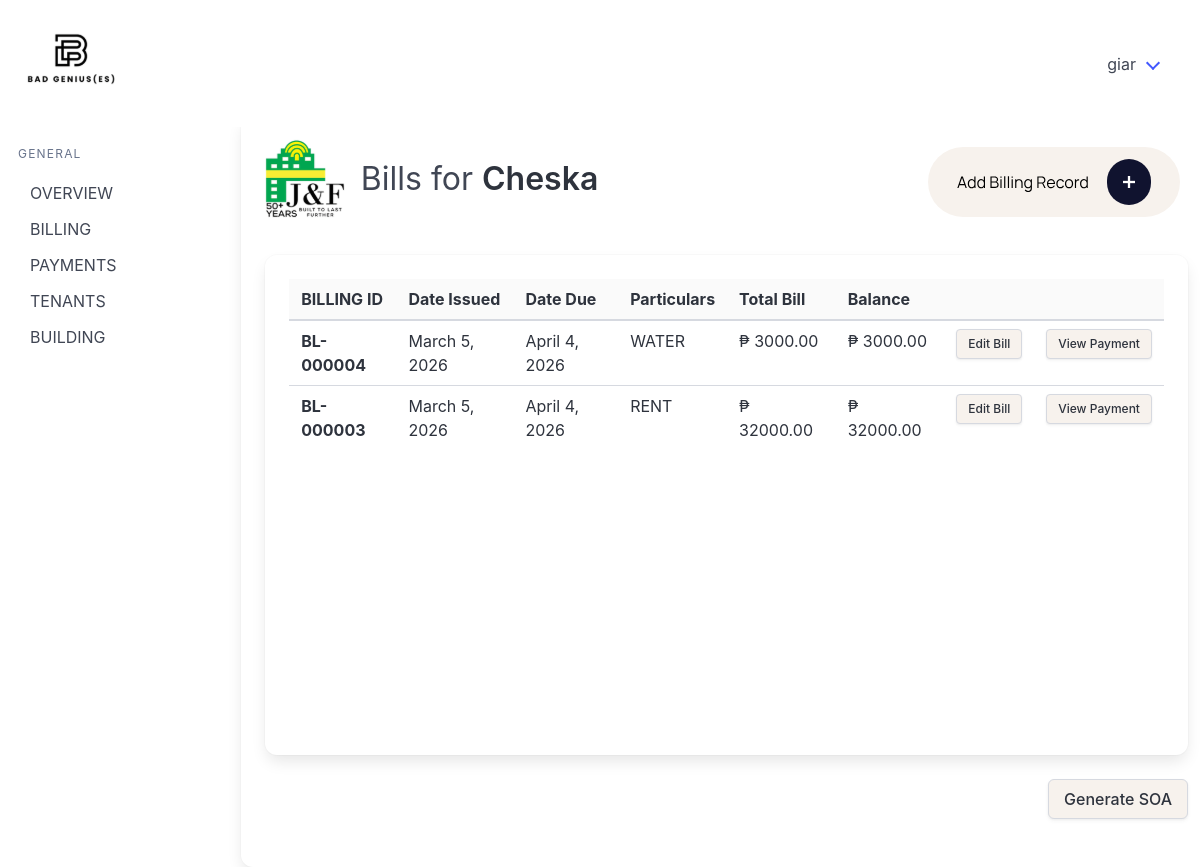
The app's page /view_bills/4/ (signed in), older data.
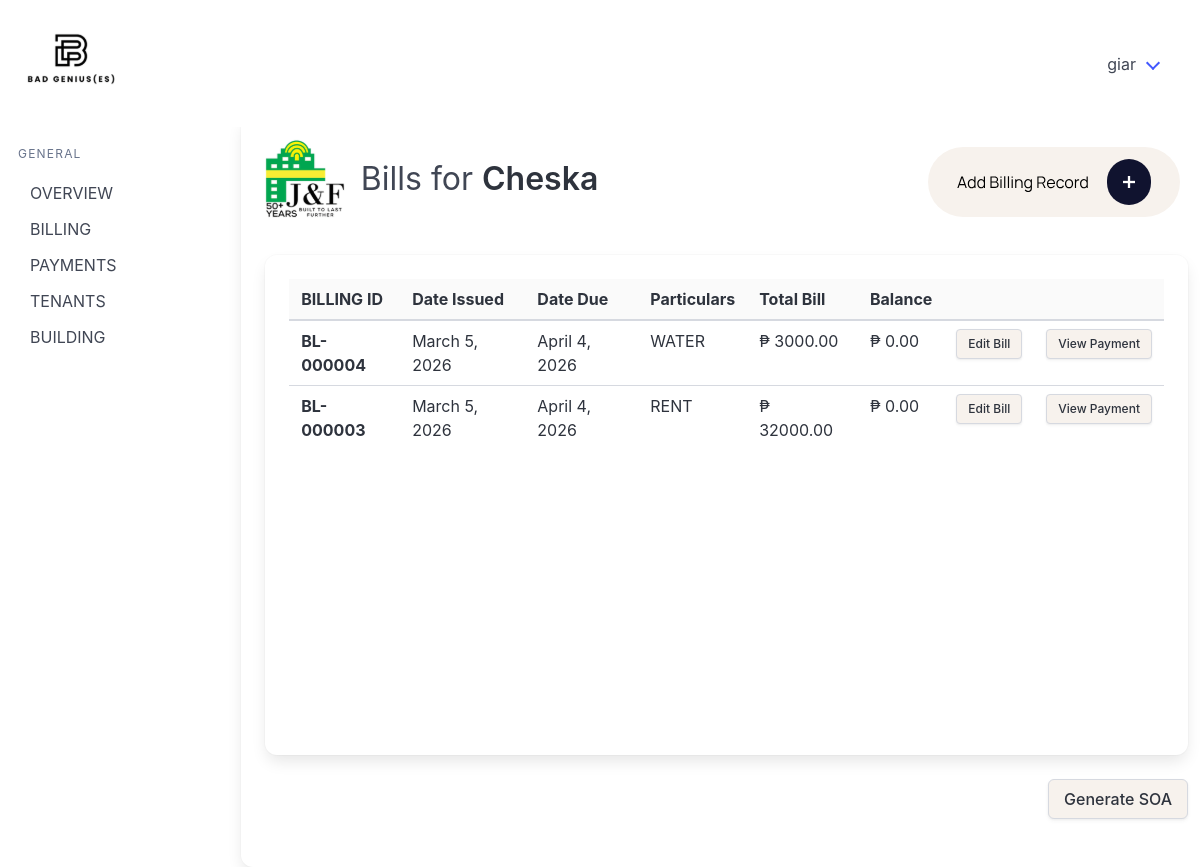
The same page, newer data.
### billingApp/models.py (models this page shows, shortened)
class BillingRecord(models.Model):
    tenant = models.ForeignKey(Tenant, on_delete=models.CASCADE)
    lease = models.ForeignKey(Lease, on_delete=models.CASCADE)
    modified_by = models.ForeignKey("Account", on_delete=models.SET_NULL, null=True, blank=True, related_name="+")
    modified_at = models.DateTimeField(auto_now=True, null=True, blank=True)
    dateIssued = models.DateField()
    dateDue = models.DateField(null=True, blank=True)
    RENT = 'RENT'
    ELECTRICITY = 'ELECTRICITY'
    WATER = 'WATER'
    BILLING_CHOICES = [
        (RENT, 'Rent'),
        (ELECTRICITY, 'Electricity'),
        (WATER, 'Water'),
    ]
    billingFor = models.CharField(max_length=20, choices=BILLING_CHOICES)
    amountDue = models.DecimalField(max_digits=12, decimal_places=2)
    penaltyFee = models.DecimalField(max_digits=12, decimal_places=2, null=True, blank=True)
    STATUS_UNPAID = "UNPAID"
    STATUS_PARTIAL = "PARTIAL"
    STATUS_PAID = "PAID"
    STATUS_CHOICES = [
        (STATUS_UNPAID, "Unpaid"),
        (STATUS_PARTIAL, "Partial"),
        (STATUS_PAID, "Paid"),
    ]
    status = models.CharField(max_length=10, choices=STATUS_CHOICES, default=STATUS_UNPAID)
    balance = models.DecimalField(max_digits=12, decimal_places=2, null=True, blank=True)
    def save(self, *args, **kwargs):
        if self.lease_id:
            self.tenant = self.lease.tenantName
        if self.dateIssued and isinstance(self.dateIssued, str):
            self.dateIssued = date.fromisoformat(self.dateIssued)
        if self.dateIssued and not self.dateDue:
            self.dateDue = self.dateIssued + timedelta(days=30)
        if self.pk is None and self.balance is None:
            self.balance = self.amountDue or Decimal("0.00")
        super().save(*args, **kwargs)
    def billing_number(self):
        if self.pk:
            return f"BL-{self.pk:06d}"

### billingApp/views.py (the view)
# urls.py: path('view_bills/<int:pk>/', views.view_bills, name='view_bills'),
@login_required
def view_bills(request, pk):
    tenant = get_object_or_404(Tenant, pk=pk)
    bills = BillingRecord.objects.filter(tenant=tenant).order_by("-id")
    payments = Payment.objects.filter(tenantID=tenant)
    if not (tenant.companyName or "").strip():
        tenant.companyName_display = tenant.contactPerson
    else:
        tenant.companyName_display = tenant.companyName
    for b in bills:
        if b.status == BillingRecord.STATUS_PAID:
            b.balance = Decimal("0.00")
        elif b.status == BillingRecord.STATUS_UNPAID:
            b.balance = b.amountDue or Decimal("0.00")
        elif b.status == BillingRecord.STATUS_PARTIAL:
            b.balance = b.balance or (b.amountDue or Decimal("0.00"))
    for payment in payments:
        if payment.billingID in bills:
            bill = payment.billingID
            amount_paid = payment.amountPaid or Decimal("0.00")
            if bill.balance is not None:
                bill.balance = (bill.balance - amount_paid).quantize(Decimal("0.01"))
                if bill.balance <= Decimal("0.00"):
                    bill.status = BillingRecord.STATUS_PAID
                    bill.balance = Decimal("0.00")
                elif bill.balance < (bill.amountDue or Decimal("0.00")):
                    bill.status = BillingRecord.STATUS_PARTIAL
                else:
                    bill.status = BillingRecord.STATUS_UNPAID
                bill.save()
    return render(request, 'billingApp/view_bills.html', {"tenant": tenant, "bills": bills, "payments": payments})

### billingApp/templates/billingApp/view_bills.html (shortened to what this page needs)
{% extends 'billingApp/base.html' %} {% load static %} {% block logo %}
<div class="card card1">
  <div class="card-content">
    <div class="columns is-4">
      <div class="column is-1">
      </div>
      <div class="column">
        <h1 class="is-size-3 pt-4 pl-4">
          Bills for
          <strong>{{ tenant.companyName_display }}</strong>
        </h1>
      </div>
      {% endblock %} {% block content %}
      <a href="{% url 'add_bill' pk=tenant.id %}" class="p-5">
      </a>
    </div>
    <div class="card card3">
      <div class="card-content">
        <table class="table is-fullwidth">
          <thead>
            <tr>
              <th>BILLING ID</th>
              <th>Date Issued</th>
              <th>Date Due</th>
              <th>Particulars</th>
              <th>Total Bill</th>
              <th>Balance</th>
              <th></th>
              <th></th>
            </tr>
          </thead>
          <tbody>
            {% for b in bills %}
            <tr>
              <th scope="row">{{ b.billing_number }}</th>
              <td>{{ b.dateIssued }}</td>
              <td>{{ b.dateDue }}</td>
              <td>{{ b.billingFor }}</td>
              <td>₱ {{ b.amountDue }}</td>
              <td>₱ {{ b.balance }}</td>
              <td><a href="" class="button is-small" style="background-color: #f7f2ed">Edit Bill</a></td>
              <td><a href="" class="button is-small" style="background-color: #f7f2ed">View Payment</a></td>
            </tr>
            {% endfor %}
          </tbody>
        </table>
      </div>
    </div>
    <div class="columns">
      <div class="column has-text-right">
        <a href="{% url 'soa' pk=tenant.id %}" class="button" style="background-color: #f7f2ed">Generate SOA</a>
      </div>
    </div>
       {% endblock %}

Row changes from the older to the newer data that the page shows:
changed BillingRecord "BL-000004": balance "3000.00" → "0.00"
changed BillingRecord "BL-000003": balance "32000.00" → "0.00"
